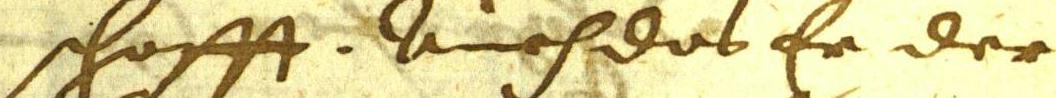
#> input picture example/test_1.jpeg, 1056 x 98 px
$ python verify_visual_ltr.py example
#> lines starting #> are read from the running program, lines starting #| are printed output that depends on the picture
"""Create a side-by-side preview of source images and mirrored model inputs."""

import argparse
from pathlib import Path

from PIL import Image, ImageDraw, ImageOps


IMAGE_SUFFIXES = {".png", ".jpg", ".jpeg"}


def parse_args():
    parser = argparse.ArgumentParser(description="Create an RTL preprocessing preview")
    parser.add_argument("data_dir", type=Path)
    parser.add_argument("--output", type=Path, default=Path("output/rtl_preview.png"))
    parser.add_argument("--count", type=int, default=6)
    parser.add_argument("--width", type=int, default=480)
    return parser.parse_args()


def fit_width(image, width):
    image = image.convert("L")
    height = max(1, round(image.height * width / image.width))
    return image.resize((width, height), Image.Resampling.BILINEAR)


def main():
    args = parse_args()
    images = [
        path
        for path in sorted(args.data_dir.rglob("*"))
        if path.is_file() and path.suffix.lower() in IMAGE_SUFFIXES
    ][: args.count]
    if not images:
        raise SystemExit(f"No images found under {args.data_dir}")

    rows = []
    for path in images:
        with Image.open(path) as source:
#> source is the input picture: PIL image 1056x98 RGB; mean R, G, B 217.4, 206.5, 149.5
            original = fit_width(source, args.width)
#> in fit_width, `image = image.convert("L")`:
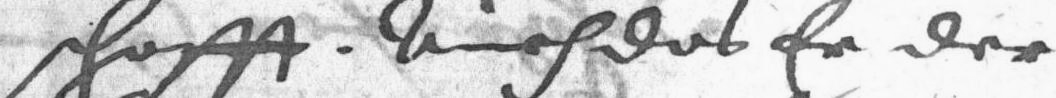
#> image: PIL image 1056x98 L; min 39, max 251, mean 203.3
#> in fit_width, `return image.resize((width, height), Image.Resampling.BILINEAR)`:
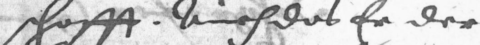
#> returned value: PIL image 480x45 L; min 50, max 250, mean 203.3
        mirrored = ImageOps.mirror(original)
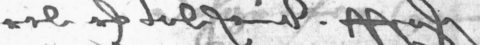
#> mirrored: PIL image 480x45 L; min 50, max 250, mean 203.3
        row_height = max(original.height, mirrored.height) + 34
#> row_height = 79
        row = Image.new("L", (args.width * 2 + 20, row_height), 255)
#> row: PIL image 980x79 L; every value is 255
        row.paste(original, (0, 28))
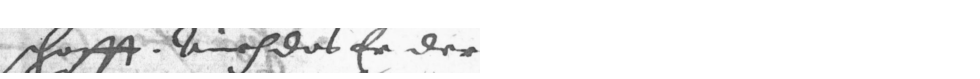
#> row: PIL image 980x79 L; min 50, max 255, mean 240.6
        row.paste(mirrored, (args.width + 20, 28))
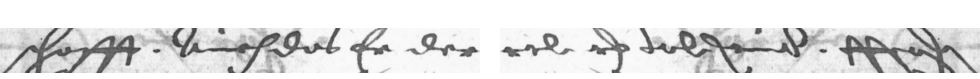
#> row: PIL image 980x79 L; min 50, max 255, mean 226.1
        draw = ImageDraw.Draw(row)
        draw.text((4, 6), f"Source: {path.name}", fill=0)
        draw.text((args.width + 24, 6), "Model input: horizontal mirror", fill=0)
        rows.append(row)
#> pass 2 of the loop in main, `for path in images:`:
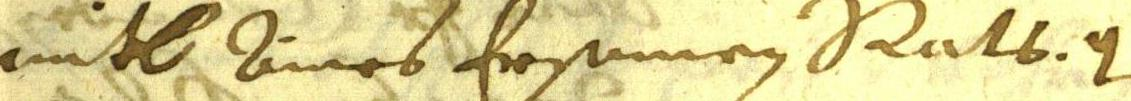
#> input picture example/valid_1.jpeg, 1131 x 101 px
#> in main, source is the input picture: PIL image 1131x101 RGB; mean R, G, B 219.1, 208.2, 147.4
#> in fit_width (call 2), `image = image.convert("L")`:
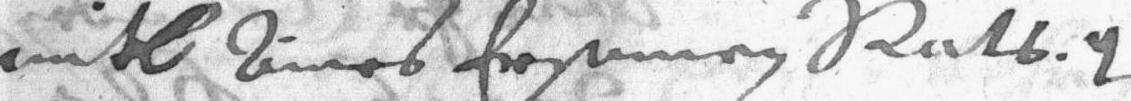
#> image: PIL image 1131x101 L; min 34, max 250, mean 204.6
#> mirrored: PIL image 480x43 L
#> in main, `row.paste(mirrored, (args.width + 20, 28))`:
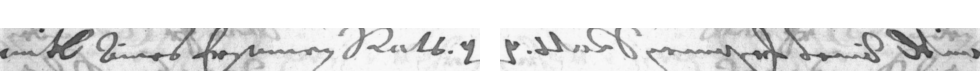
#> row: PIL image 980x77 L; min 49, max 255, mean 227.4

    preview = Image.new(
        "L", (max(row.width for row in rows), sum(row.height for row in rows)), 255
    )
#> preview: PIL image 980x156 L; every value is 255
    y = 0
    for row in rows:
        preview.paste(row, (0, y))
        y += row.height
#> this loop made 2 passes
#> y on passes 1 to 2: 79, 156
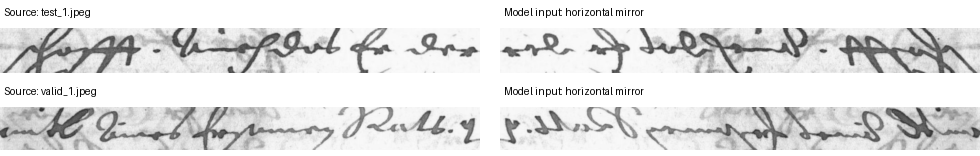
#> preview: PIL image 980x156 L; min 1, max 255, mean 225.1
#> after the loop, y = 156

    args.output.parent.mkdir(parents=True, exist_ok=True)
    preview.save(args.output)
    print(f"Saved {len(rows)} source/mirrored pairs to {args.output}")
#| Saved 2 source/mirrored pairs to output/rtl_preview.png


if __name__ == "__main__":
    main()
